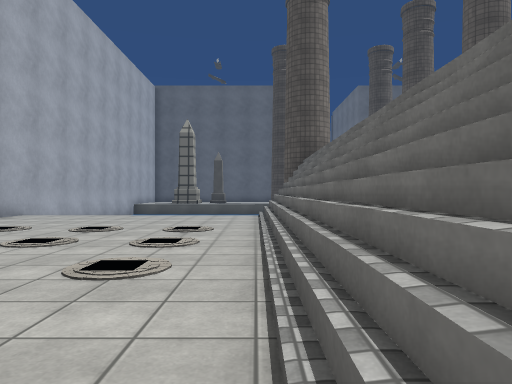
view 1 (above)

20 first-person views from a walk through a 3-D level made in the Unity game engine. The camera is 1.2 m above the floor, looks level and sees 70° across. Doors are open. The floor is counted in squares, 2 m on a side. Each view is taken from the middle of a square. On the plan, view 1 faces up. The plan holds only what a view shows up to about 10 squares ahead; the rest is blank. The place goes on beyond the plan. The player is left out. Some animated figures are left out. Some surface patterns are stand-ins.

view 2
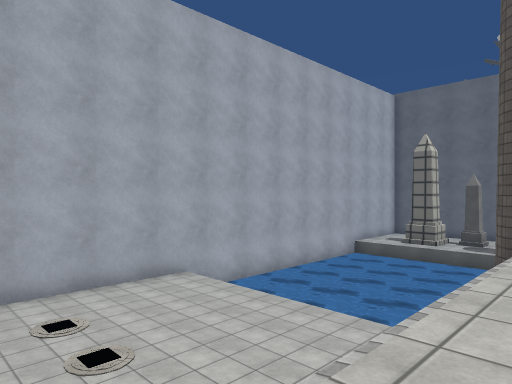

view 3
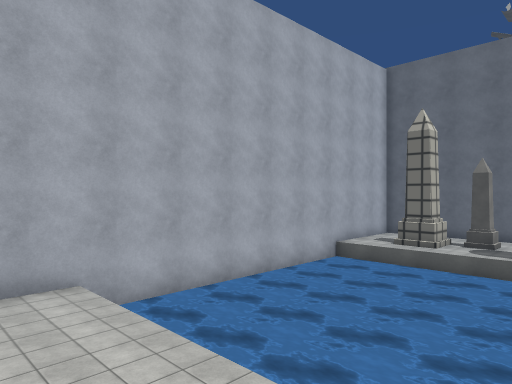

view 4
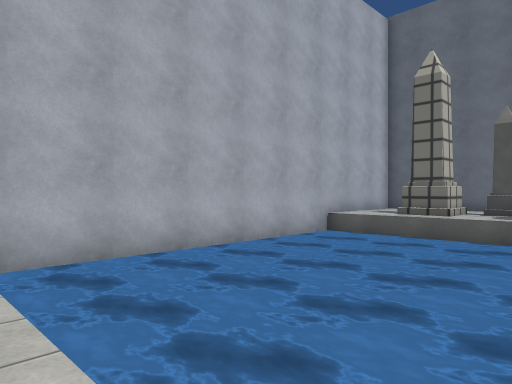

view 5
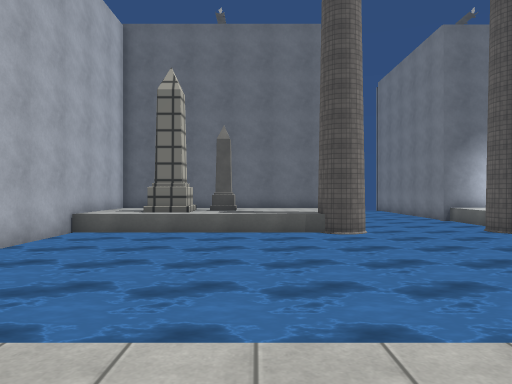

view 6
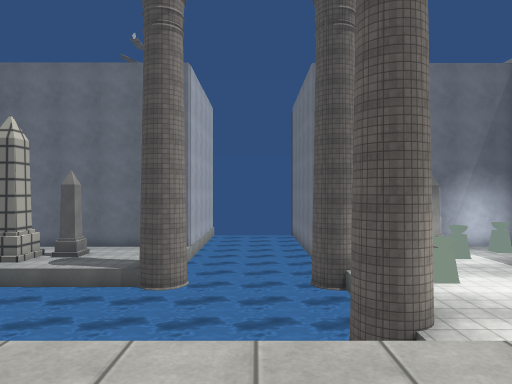

view 7
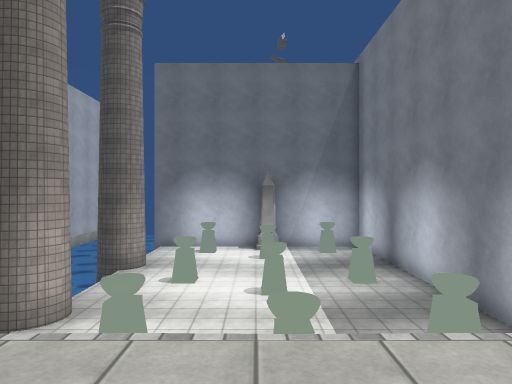

view 8
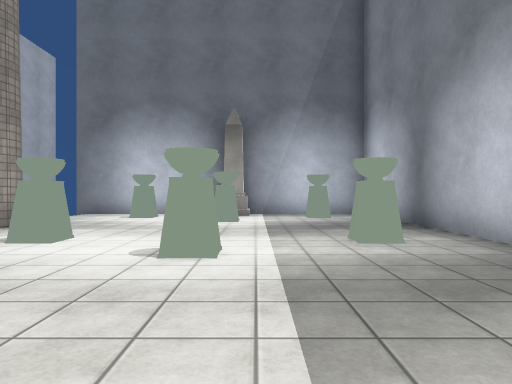

view 9
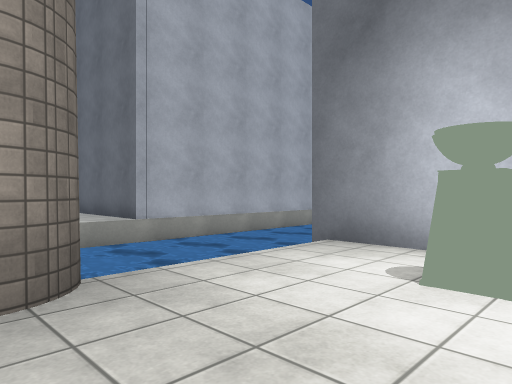

view 10
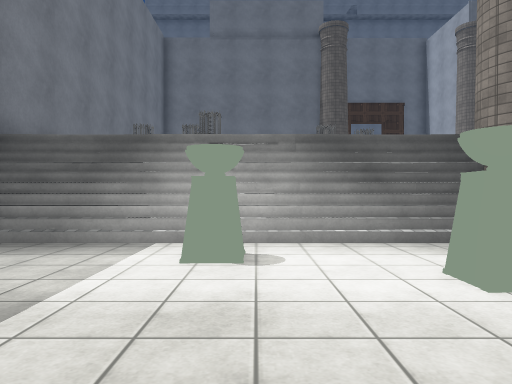

view 11
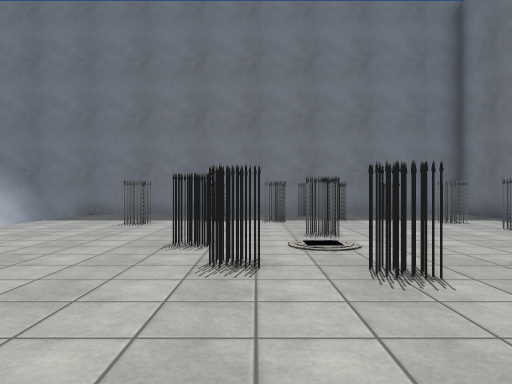

view 12
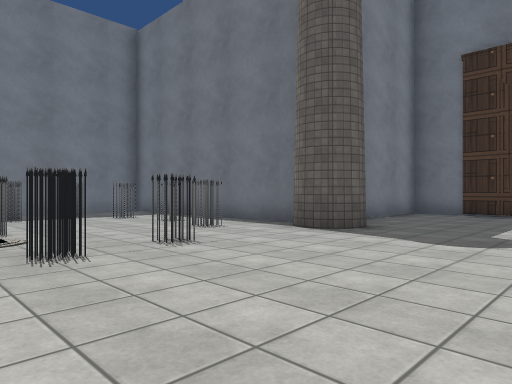

view 13
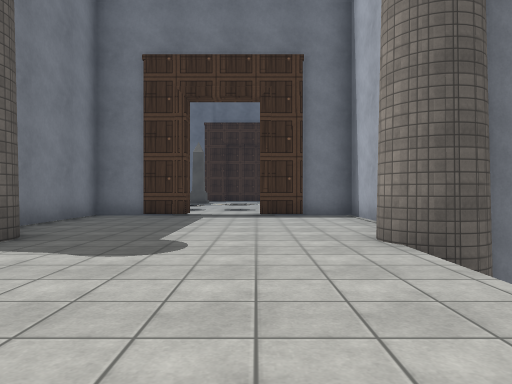

view 14
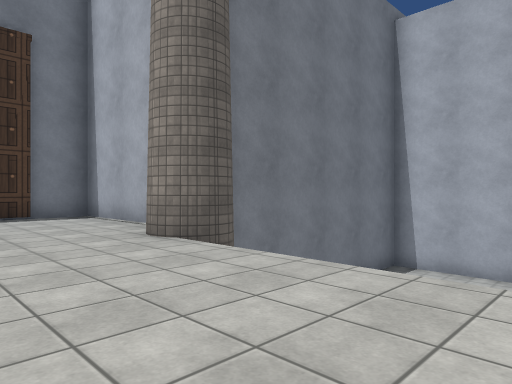

view 15
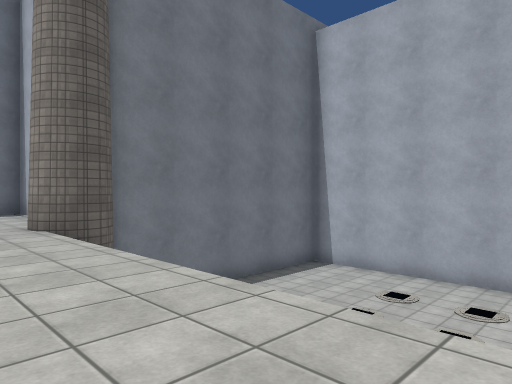

view 16
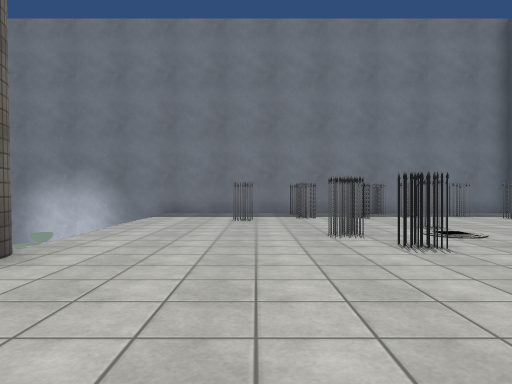

view 17
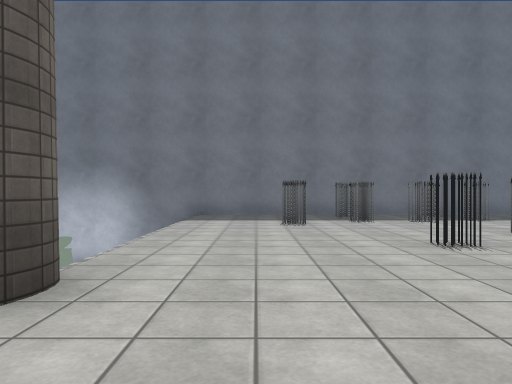

view 18
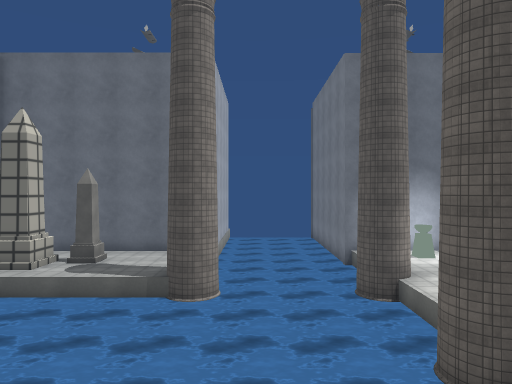

view 19
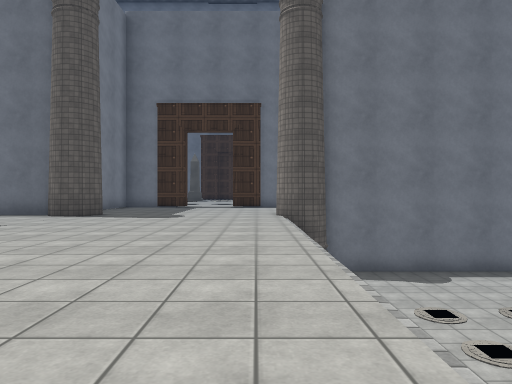

view 20
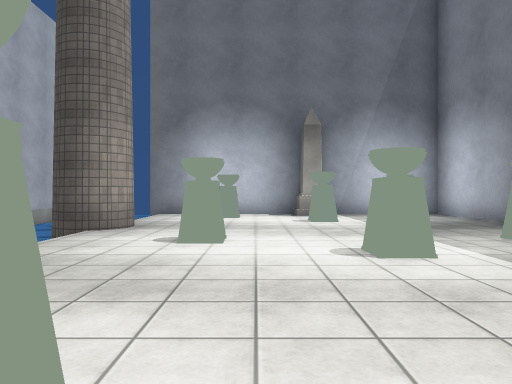

### Floor plan
Key: @ floor where view 1 was taken; # wall or solid block; x gap in a wall; . main floor; - floor 3 m lower than the main floor; / step, stairs or slope; D open door; ≈ liquid the walk keeps out of; v drop or lower ground; O other object.
Columns run from 6 left of view 1 to 14 right of it. Each row starts with its distance up from view 1.
 24        #≈≈≈
 23        #≈≈≈
 22      ###≈≈≈ ≈########
 21       --≈≈≈ ≈-O-O-O-#
 20    #O   ≈≈≈ ≈---O---#
 19   ##----≈≈≈≈x-------#
 18 #≈≈≈≈≈≈##≈≈≈#-------#
 17 #≈≈≈≈≈≈≈≈≈≈≈≈-O---O-#
 16 #≈≈≈≈≈≈≈≈≈≈≈≈---O---#
 15 #≈≈≈≈≈≈≈≈≈≈≈≈-------#
 14 #≈≈≈≈≈≈≈≈≈≈≈#-------#
 13 #≈≈≈≈≈≈≈v≈  ≈-O---O-#
 12 #≈≈≈≈≈≈≈v     --O---#
 11 #≈≈≈≈≈≈≈      ------#
 10 #≈≈≈≈  xx   #///////#
  9 #-----//............#
  8 #-----//............#
  7 #-----//.........O..#
  6 #-----//......O...OO#
  5 #-----//.....O....O.#
  4 #-----//.....O.O...O#
  3 #-----//.....O....O.#
  2 #-----//..........O.#
  1 #-----//......O.OO..#
  0 #-----@#.....#......#
 -1 ########.....########
 -2        #.....#
 -3        #.....#
 -4        #.....#
 -5        ##DDD##
 -6         #DD##

Positions as (right, up) in squares from view 1, and headings:
1: (0, 0), facing up
2: (2, 4), facing up-left
3: (1, 7), facing up-left
4: (0, 9), facing up-left
5: (-1, 8), facing up
6: (4, 8), facing up
7: (10, 8), facing up
8: (11, 12), facing up
9: (9, 18), facing up-left
10: (10, 15), facing down
11: (4, 5), facing right
12: (3, 5), facing down-right
13: (3, 4), facing down
14: (4, 4), facing down-left
15: (3, 6), facing down-left
16: (3, 7), facing right
17: (4, 8), facing right
18: (3, 9), facing up
19: (2, 9), facing down
20: (9, 12), facing up
